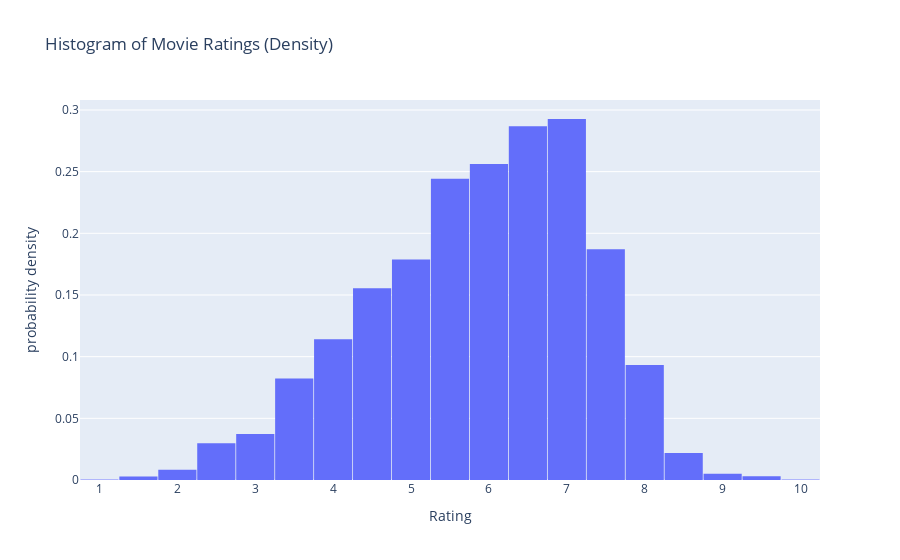

This figure's notebook cell:
### Code cell
#histogram of distribution of rating and its probable density
rating_figure = px.histogram(movie_data, x='Rating', histnorm='probability density',
                          nbins=30, title='Histogram of Movie Ratings (Density)',
                          labels={'Rating': 'Rating'})
rating_figure.update_layout(bargap=0.02)
rating_figure.show()

### Figure 1 — Plotly figure (JSON) as saved in the notebook; plotly's stock layout.template omitted (floating-point values rounded to 4 significant figures; data arrays with more than 128 entries replaced by an {"elided": "..."} marker saying what was removed)
{"data": [{"bingroup": "x", "histnorm": "probability density", "hovertemplate": "Rating=%{x}<br>probability density=%{y}<extra></extra>", "legendgroup": "", "marker": {"color": "#636efa", "pattern": {"shape": ""}}, "name": "", "nbinsx": 30, "orientation": "v", "showlegend": false, "type": "histogram", "x": {"elided": "11979 float values"}, "xaxis": "x", "yaxis": "y"}], "layout": {"bargap": 0.02, "barmode": "relative", "legend": {"tracegroupgap": 0}, "title": {"text": "Histogram of Movie Ratings (Density)"}, "xaxis": {"anchor": "y", "domain": [0, 1], "title": {"text": "Rating"}}, "yaxis": {"anchor": "x", "domain": [0, 1], "title": {"text": "probability density"}}}}
